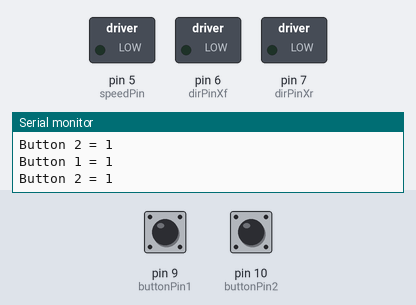
Recording of a sketch running on a simulated Arduino Uno, built with avr-gcc and run on an emulated ATmega328P. Parts: switched loads named in the sketch (green lamp = pin HIGH), the last lines printed to the serial monitor. Inputs (shaded band) come from the test bench; at power-on: pin 9 (buttonPin1) HIGH, pin 10 (buttonPin2) HIGH.

Above: at 2.8 s.
2.9 s: pin 9 (buttonPin1) pulled LOW for 3.2 s
At 8.2 s:
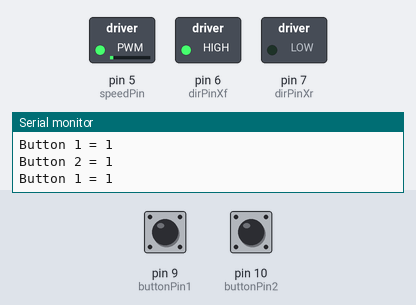
8.5 s: pin 10 (buttonPin2) pulled LOW for 3.2 s
At 10.6 s:
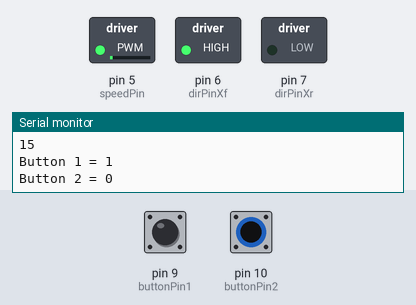
13.5 s: pin 10 (buttonPin2) pulled LOW for 1.2 s
At 15.6 s:
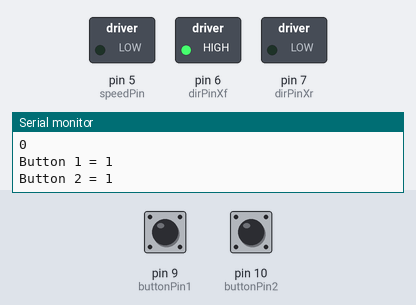
16.5 s: pin 10 (buttonPin2) pulled LOW for 1.2 s
At 19.2 s:
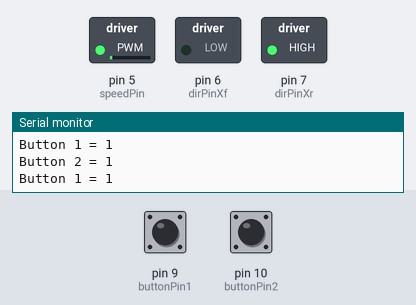
19.5 s: pin 9 (buttonPin1) pulled LOW for 1.2 s
At 21.5 s:
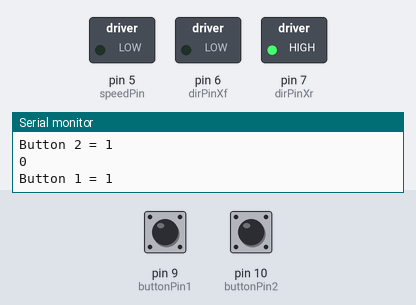
Timing chart, 0 to 23.0 s (numbered marks = the images above; inputs shaded):
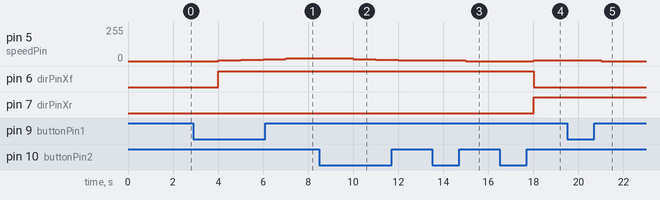

The sketch:

motor_speed_increase_decrease.ino
```cpp
//Motor Pins
int speedPin = 5;
int dirPinXf = 6;
int dirPinXr = 7;

//Buttons Pin
int buttonPin1 = 9;
int buttonPin2 = 10;

int timer = 500;

int buttonVal1, buttonVal2;
int mSpeed = 0;

void setup ()
{
    Serial.begin(9600);
  	pinMode(speedPin, OUTPUT);
  	pinMode(dirPinXf, OUTPUT);
  	pinMode(dirPinXr, OUTPUT);
  	pinMode(buttonPin1, INPUT);
  	pinMode(buttonPin2, INPUT);

  	//Set button values to 1
    digitalWrite(buttonPin1, HIGH);
    digitalWrite(buttonPin2, HIGH);

}

void loop ()
{
  buttonVal1 = digitalRead(buttonPin1);
  buttonVal2 = digitalRead(buttonPin2);
  Serial.print("Button 1 = ");
  Serial.println(buttonVal1);
  delay(timer);
  Serial.print("Button 2 = ");
  Serial.println(buttonVal2);
  delay(timer);

  //Increase, Decrease speed
  if(buttonVal1 == 0)
  {
    mSpeed = mSpeed + 5;
    Serial.println(mSpeed);
  }
  else if(buttonVal2 == 0)
  {
    mSpeed = mSpeed - 5;
    Serial.println(mSpeed);
  }

  //Set Highest, Lowest value
  if(mSpeed > 255)
  {
    mSpeed = 255;
  }
  else if(mSpeed < -255)
  {
    mSpeed = -255;
  }

  //Set motor spin direction
  if(mSpeed > 0)
  {
    digitalWrite(dirPinXf, HIGH);
    digitalWrite(dirPinXr, LOW);
  }
  else if(mSpeed < 0)
  {
    digitalWrite(dirPinXf, LOW);
    digitalWrite(dirPinXr, HIGH);
  }

  analogWrite(speedPin, abs(mSpeed));

}
```

Measured:
- after the input at 2.9 s, pin 5 (speedPin): 0/255 → 5/255 after 1.1 s, → 10/255 1.0 s later, → 15/255 1.0 s later, → 20/255 1.0 s later; pin 6 (dirPinXf): LOW → HIGH after 1.1 s
- after the input at 8.5 s, pin 5 (speedPin): 20/255 → 15/255 after 1.5 s, → 10/255 1.0 s later, → 5/255 1.0 s later
- after the input at 13.5 s, pin 5 (speedPin): 5/255 → 0/255 after 1.5 s
- after the input at 16.5 s, pin 5 (speedPin): 0/255 → 5/255 after 1.5 s; pin 6 (dirPinXf): HIGH → LOW after 1.5 s; pin 7 (dirPinXr): LOW → HIGH after 1.5 s
- after the input at 19.5 s, pin 5 (speedPin): 5/255 → 0/255 after 1.5 s
